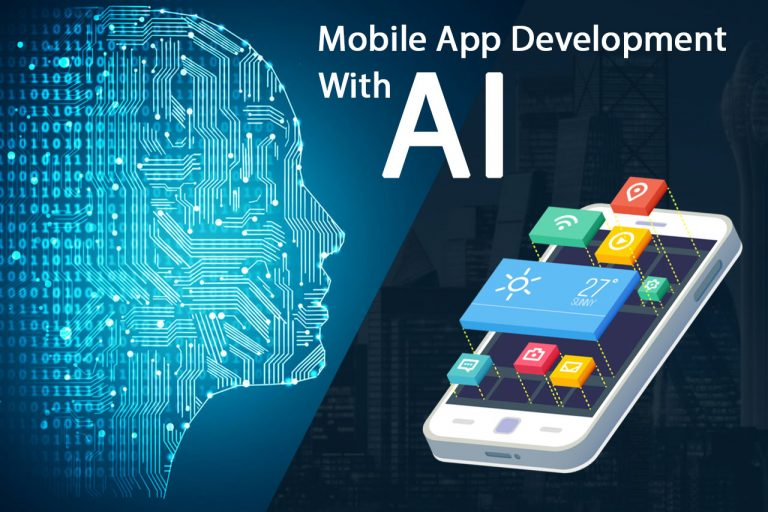
#> input picture photo.jpg, 768 x 512 px
$ python image-script-local.py
#> lines starting #> are read from the running program, lines starting #| are printed output that depends on the picture
from PIL import Image
from pathlib import Path

# Device viewport dimensions (width x height)
DEVICE_VIEWPORTS = {
    'laptop': (1920, 1080),    # Standard laptop/desktop
    'tablet': (1024, 768),     # Standard tablet (landscape)
    'mobile': (375, 667),      # Standard mobile (portrait)
}

def resize_image_smart(image, target_size, maintain_aspect=True):
    """
    Resize image intelligently based on target size
    """
    if maintain_aspect:
        # Calculate the ratio to fit the image within target dimensions
        img_ratio = image.width / image.height
        target_ratio = target_size[0] / target_size[1]

        if img_ratio > target_ratio:
            # Image is wider than target ratio
            new_width = target_size[0]
            new_height = int(target_size[0] / img_ratio)
        else:
            # Image is taller than target ratio
            new_height = target_size[1]
            new_width = int(target_size[1] * img_ratio)

        resized = image.resize((new_width, new_height), Image.Resampling.LANCZOS)

        # Create a new image with target size and paste resized image centered
        final_image = Image.new('RGB', target_size, (255, 255, 255))
        paste_x = (target_size[0] - new_width) // 2
        paste_y = (target_size[1] - new_height) // 2
        final_image.paste(resized, (paste_x, paste_y))

        return final_image
    else:
        # Stretch to fit exactly
        return image.resize(target_size, Image.Resampling.LANCZOS)

def convert_image_to_devices(input_path, output_dir):
    """
    Convert an image to different device viewport sizes

    Args:
        input_path: Path to input image
        output_dir: Output directory
        quality: JPEG quality (1-100)
    """
#> called with input_path = 'photo.jpg', output_dir = 'images'
    input_path = Path(input_path)
    output_dir = Path(output_dir)
    output_dir.mkdir(exist_ok=True)

    # Load image
    try:
        with Image.open(input_path) as img:
            # Convert to RGB if necessary
#> img is the input picture: PIL image 768x512 RGB; mean R, G, B 41.1, 97.9, 120
            if img.mode != 'RGB':
                img = img.convert('RGB')

            print(f"Processing image: {input_path.name}")
            print(f"Original size: {img.width}x{img.height}")
#| Original size: 768x512

            # Process each device
            for device, target_size in DEVICE_VIEWPORTS.items():
                print(f"\nConverting for {device}: {target_size[0]}x{target_size[1]}")

                # Apply conversion method (always using smart resize)
                converted_img = resize_image_smart(img, target_size, maintain_aspect=True)

                # Save image
                output_filename = f"{input_path.stem}_{device}.jpg"
                output_path = output_dir / output_filename

                converted_img.save(
                    output_path,
                    'JPEG',
                    quality=100,
                    optimize=True
                )

                print(f"Saved: {output_path}")
#> this loop made 3 passes
#> pass 1, in convert_image_to_devices, `converted_img = resize_image_smart(img, target_size, maintain_aspect=T..`:
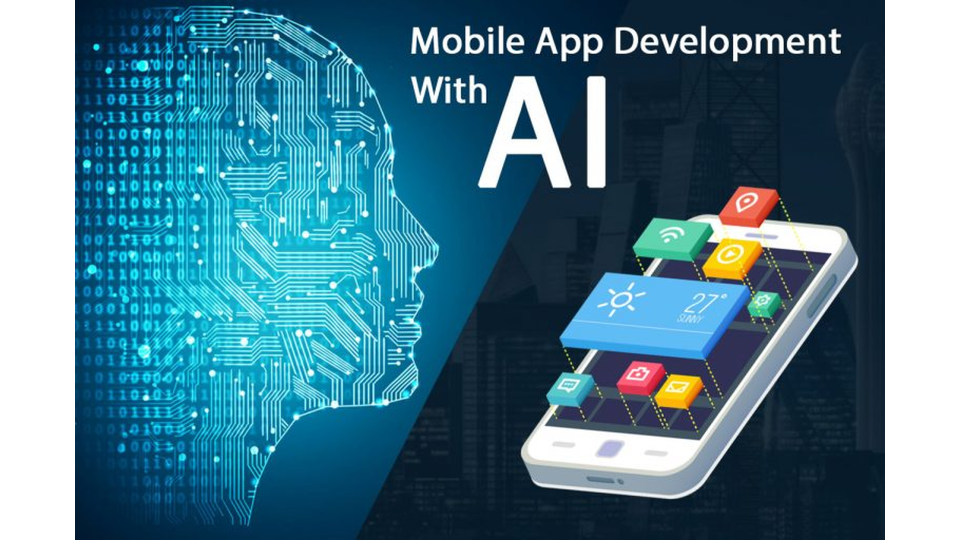
#> converted_img: PIL image 1920x1080 RGB (shown at 1/2 size); mean R, G, B 74.6, 122.4, 141
#> pass 2, in resize_image_smart (call 2), `resized = image.resize((new_width, new_height), Image.Resampling.LANCZ..`:
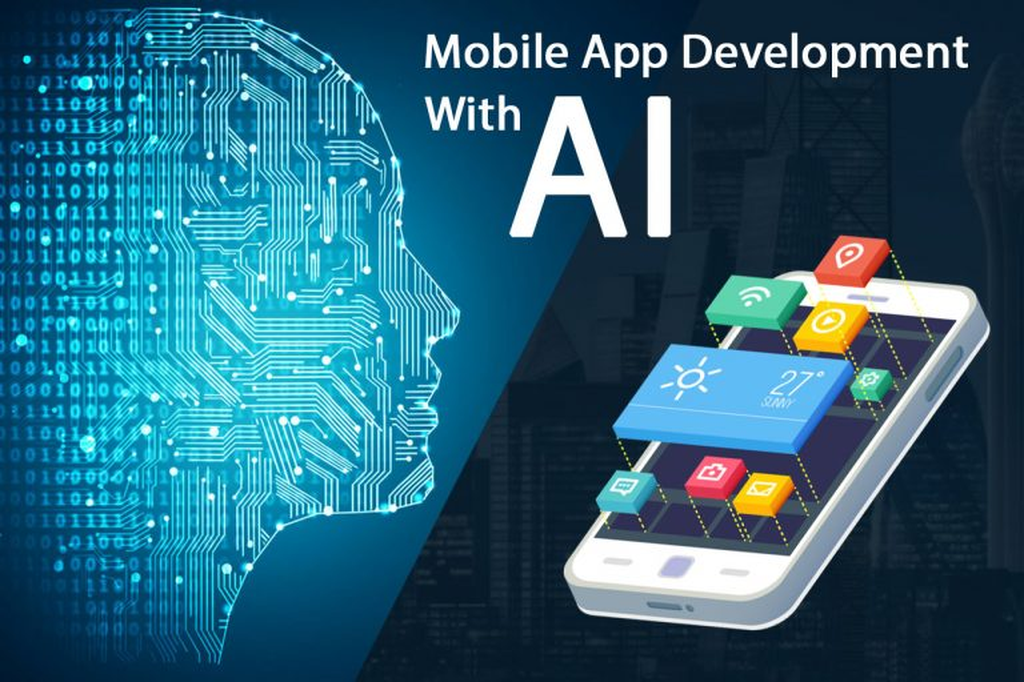
#> resized: PIL image 1024x682 RGB; mean R, G, B 41.2, 97.9, 119.9
#> after the loop:
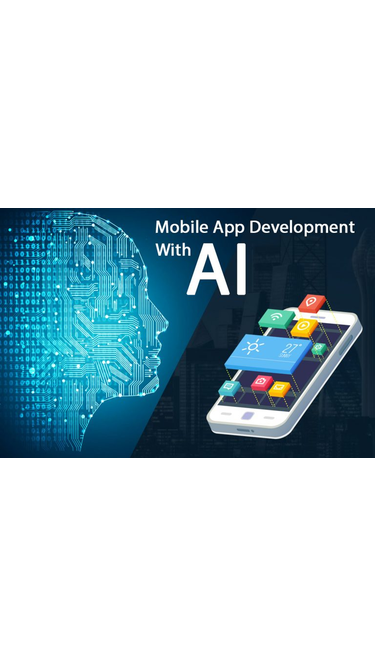
#> converted_img: PIL image 375x667 RGB; mean R, G, B 174.8, 196.1, 204.4

    except Exception as e:
        print(f"Error processing image: {e}")
        return False

    return True

# Hardcoded paths - change these to your needs
input_image = "photo.jpg" # Path to your input image
output_directory = "images" # Output directory

# Convert the image
convert_image_to_devices(input_image, output_directory)

print("\nConversion completed!")
